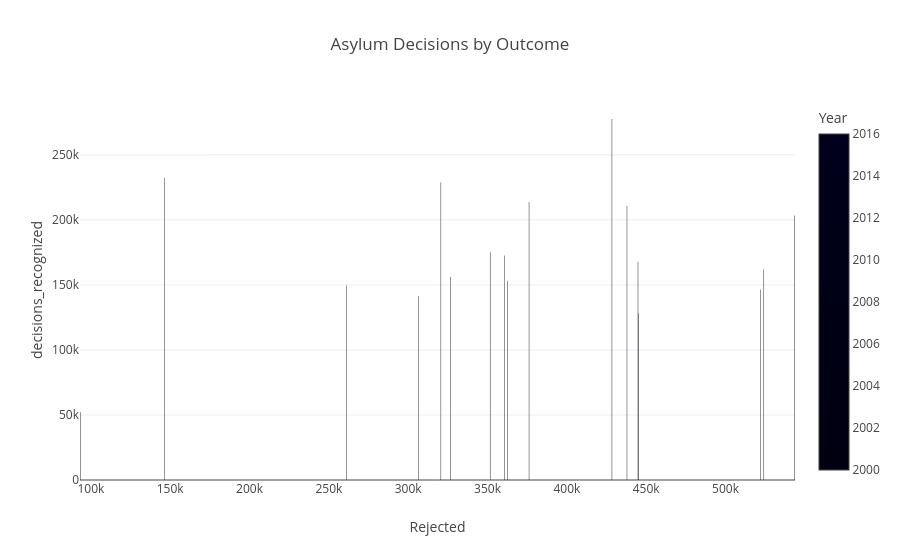

This figure's notebook cell:
### Code cell
px.bar(data_frame= df_filtered, x= 'Rejected',
       y='decisions_recognized', color= 'Year',
       title='Asylum Decisions by Outcome',
       barmode= 'group')

### Figure 1 — Plotly figure (JSON) as saved in the notebook; plotly's stock layout.template omitted (floating-point values rounded to 4 significant figures)
{"data": [{"alignmentgroup": "True", "hovertemplate": "Rejected=%{x}<br>decisions_recognized=%{y}<br>Year=%{marker.color}<extra></extra>", "legendgroup": "", "marker": {"color": [2000, 2001, 2002, 2003, 2004, 2005, 2006, 2007, 2008, 2009, 2010, 2011, 2012, 2013, 2014, 2015, 2016], "coloraxis": "coloraxis", "pattern": {"shape": ""}}, "name": "", "offsetgroup": "", "orientation": "v", "showlegend": false, "textposition": "auto", "type": "bar", "x": [543600.0, 444800.0, 524100.0, 522100.0, 445200.0, 362600.0, 306700.0, 261000.0, 326600.0, 320600.0, 351700.0, 360700.0, 437900.0, 376200.0, 428400.0, 146500.0, 93320.0], "xaxis": "x", "y": [203400.0, 167800.0, 161900.0, 146600.0, 128200.0, 153200.0, 141300.0, 149500.0, 156300.0, 229000.0, 175100.0, 172600.0, 210900.0, 213700.0, 277600.0, 232500.0, 52040.0], "yaxis": "y"}], "layout": {"barmode": "group", "coloraxis": {"colorbar": {"title": {"text": "Year"}}, "colorscale": [[0, "#000011"], [0.1111, "#000012"], [0.2222, "#000013"], [0.3333, "#000014"], [0.4444, "#000015"], [0.5556, "#000016"], [0.6667, "#000017"], [0.7778, "#000018"], [0.8889, "#000019"], [1, "#000020"]]}, "legend": {"tracegroupgap": 0}, "title": {"text": "Asylum Decisions by Outcome"}, "xaxis": {"anchor": "y", "domain": [0, 1], "title": {"text": "Rejected"}}, "yaxis": {"anchor": "x", "domain": [0, 1], "title": {"text": "decisions_recognized"}}}}
